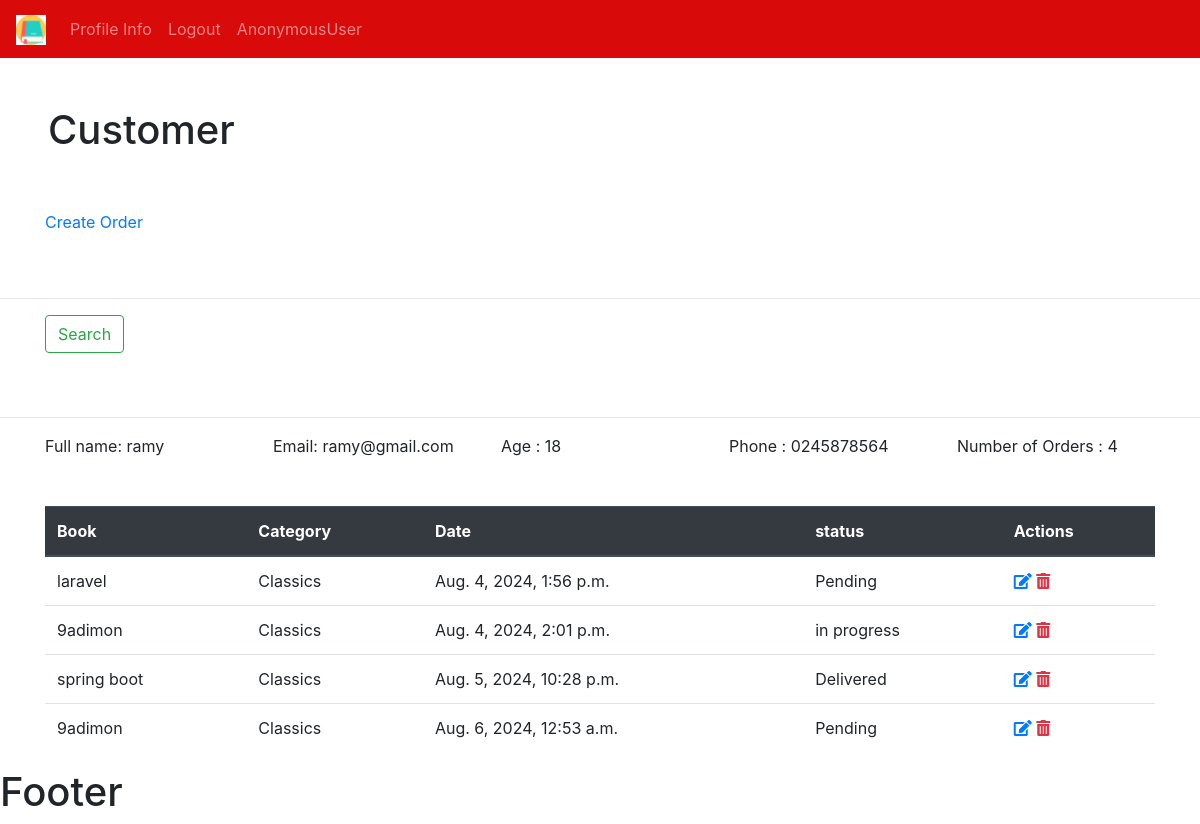
The app's page /customer/1/ with its own data.
### bookstore/models.py (models this page shows, shortened)
class Customer(models.Model):
    user = models.OneToOneField(User,null=True, on_delete=models.CASCADE)
    name = models.CharField(max_length=190, null=True)
    email = models.CharField(max_length=190, null=True)
    phone = models.CharField(max_length=190, null=True)
    age = models.CharField(max_length=190, null=True)
    avatar = models.ImageField(blank=True, null=True, default="preson.png")
    date_created = models.DateTimeField(auto_now_add=True, null=True)

class Order(models.Model):
    STATUS= (
        ('Pending','Pending'),
        ('Delivered','Delivered'),
        ('in progress','in progress'),
        ('out of order','out of order')
    )
    customer = models.ForeignKey(Customer, null=True, on_delete=models.SET_NULL)
    book = models.ForeignKey(Book, null=True, on_delete=models.SET_NULL)
    tags = models.ManyToManyField(Tag)
    date_created = models.DateTimeField(auto_now_add=True, null=True)
    status =  models.CharField(max_length=200, null=True,choices=STATUS)

class Book(models.Model):
    CATEGORY = ( #tuple
        ('Classics','Classics'),
        ('Comic Book','Comic Book'),
        ('Fantasy','Fantasy'),
        ('Horror','Horror')
    )
    name = models.CharField(max_length=190, null=True)
    author = models.CharField(max_length=190, null=True)
    price = models.FloatField( null=True)
    category = models.CharField(max_length=190, null=True ,choices=CATEGORY  )
    description = models.CharField(max_length=200, null=True)
    tags = models.ManyToManyField(Tag)
    date_created = models.DateTimeField(auto_now_add=True, null=True)
    def __str__(self):
         return self.name

### bookstore/views.py (the view)
# urls.py: path('customer/<int:pk>/',views.customer,name='customer'),
def customer(request,pk):
    customer = Customer.objects.get(id=pk)
    orders = customer.order_set.all()
    total_orders = orders.count()
    myContext = {
        'customer': customer ,
        'orders': orders,
        'total_orders': total_orders
    }
    return render(request=request , template_name='bookstore/customer.html',context=myContext)

### bookstore/templates/bookstore/customer.html (shortened to what this page needs)
{% extends 'bookstore/main.html'%}
{% block content %}
<h1 class="p-5">Customer</h1>
<div class="container pb-5">
  <div class="row">
    <div class="col-sm">
    <a href="{% comment %}{% url 'create' customer.id %}{% endcomment %}"> Create Order</a>
    </div>
  </div>
</div>
<hr>
<div class="container pb-5">
  <div class="row">
    <div class="col-sm">
    <form class="form-inline my-2 my-lg-0" method="GET">
      <button class="btn btn-outline-success my-2 my-sm-0" type="submit">Search</button>
    </form>
    </div>
  </div>
</div>
<hr>
<div class="container pb-5">
  <div class="row">
    <div class="col-sm">
    Full name:   {{customer.name}}
    </div>
    <div class="col-sm">
    Email:   {{customer.email}}
    </div>
    <div class="col-sm">
    Age :   {{customer.age}}
    </div>
    <div class="col-sm">
    Phone :   {{customer.phone}}
    </div>
      <div class="col-sm">
    Number of Orders :   {{total_orders}}
    </div>
  </div>
</div>
<div class="container">
<table class="table">
  <thead class="thead-dark">
    <tr>
      <th scope="col">Book</th>
      <th scope="col">Category</th>
      <th scope="col">Date</th>
       <th scope="col">status</th>
       <th scope="col">Actions</th>
    </tr>
  </thead>
  <tbody>
   {% for item in orders  %}
        <tr>
         <td>{{item.book}}</td>
      <td>{{item.book.category}}</td> {% comment %}//from foreign key{% endcomment %}
      <td>{{item.date_created}}</td>
      <td>{{item.status}}</td>
       <td>
       <a href="{% comment %}{% url 'update' item.id%}{% endcomment %}"><i class="fas fa-edit"></i></a>
       <a class="text-danger" href="{% comment %}{% url 'delete' item.id %}{% endcomment %}"><i class="fas fa-trash-alt"></i></a>
       </td>
       </tr>
      {% endfor %}
  </tbody>
</table>
</div>
{% endblock %}

### records on screen
Customer: name "ramy", email "ramy@gmail.com", age "18", phone "0245878564"
Order: book "laravel", book.category "Classics", date_created "Aug. 4, 2024, 1:56 p.m.", status "Pending"
Order: book "9adimon", book.category "Classics", date_created "Aug. 4, 2024, 2:01 p.m.", status "in progress"
Order: book "spring boot", book.category "Classics", date_created "Aug. 5, 2024, 10:28 p.m.", status "Delivered"
Order: book "9adimon", book.category "Classics", date_created "Aug. 6, 2024, 12:53 a.m.", status "Pending"

### other values on screen
{{ request.user }} "AnonymousUser"
{{ total_orders }} "4"
